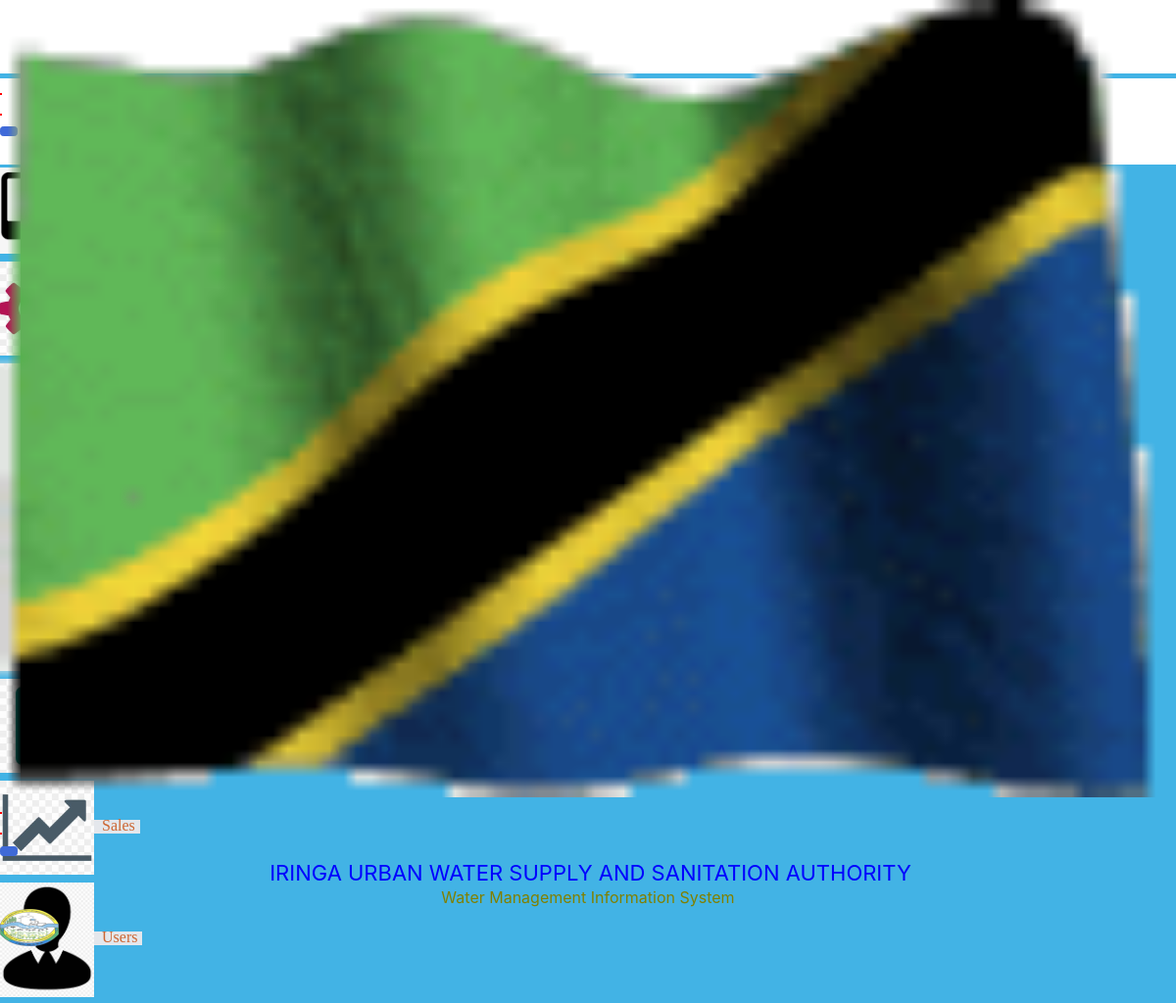
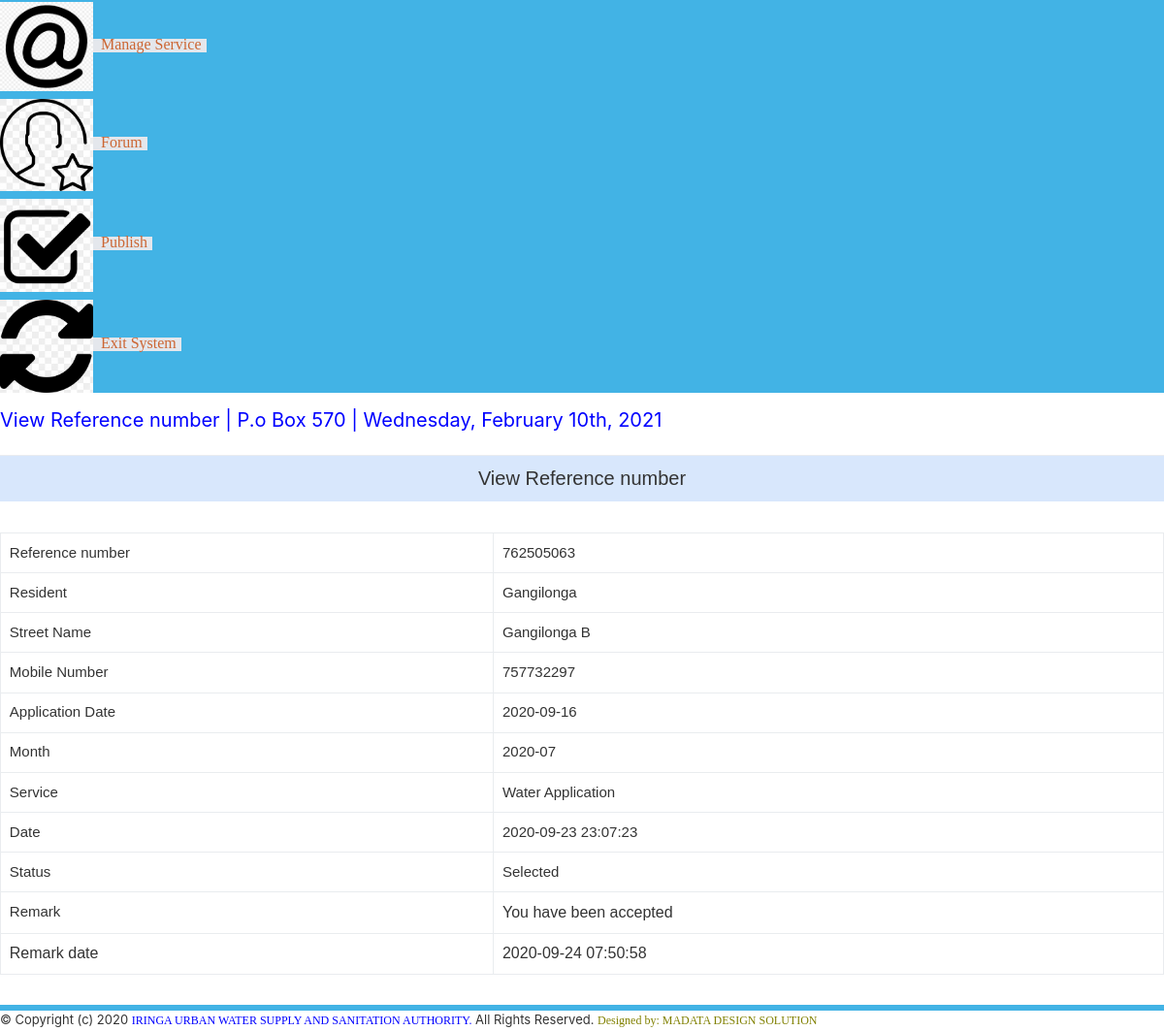
The app's page /admin/view_reference.php?viewid=15 (signed in) with its own data (2 pictures, top to bottom).
### tables this page shows
CREATE TABLE `tblappointment` (
  `ID` int(10) NOT NULL,
  `AptNumber` varchar(80) DEFAULT NULL,
  `Name` varchar(120) DEFAULT NULL,
  `Email` varchar(120) DEFAULT NULL,
  `PhoneNumber` bigint(11) DEFAULT NULL,
  `AptDate` varchar(120) DEFAULT NULL,
  `AptTime` varchar(120) DEFAULT NULL,
  `Services` varchar(120) DEFAULT NULL,
  `ApplyDate` timestamp NULL DEFAULT current_timestamp(),
  `Remark` varchar(250) NOT NULL,
  `Status` varchar(50) NOT NULL,
  `RemarkDate` timestamp NOT NULL DEFAULT '0000-00-00 00:00:00' ON UPDATE current_timestamp()
);

### admin/view_reference.php (the view, shortened to what this page needs)
<?php
include('includes/dbconnection.php');
if(strlen($_SESSION['login'])==0)
{
header('location:index.php');
}
else {
?>
<!doctype html>
<html lang="en">
<head>
<head>
<link rel="stylesheet" href="css/style.css"type="text/css">
<link href="css/main-css.css"rel="stylesheet">
<link href="css/style.min.css" rel="stylesheet">
<link rel="stylesheet" href="css/util-css.css"type="text/css">
<link href="css/bootstrap.css"rel="stylesheet">
<link rel="stylesheet" href="css/style_main.css"type="text/css">
<link rel="stylesheet" href="css/global.css"type="text/css">
<link rel="stylesheet" href="css/table.css"type="text/css">
<link rel="stylesheet" href="css/main-min.css"type="text/css">
<link href="css/dataTable.bootstrap.css"rel="stylesheet">
<link href="css/min.css"rel="stylesheet" />
<link rel="stylesheet" type="text/css" href="css/dataTables.bootstrap4"/>
<link href="css/main.css" rel="stylesheet">
<link href="css/select.min.css"rel="stylesheet">
<link rel="stylesheet" href="css/jquery-ui.css">
<head>
</head>
</head>
<body id="style-6">
<div class="app-container app-theme-white body-tabs-shadow fixed-sidebar fixed-header">
<div class="app-header header-shadow header_banner" style=" height: 80px;">
<div class="app-header__logo">
<div class="">
<img src="img/3.gif" style="width:100%;">
</div>
<div class="header__pane ml-auto">
<div>
<button type="button" class="hamburger close-sidebar-btn hamburger--elastic" data-class="closed-sidebar">
</button>
</div>
</div>
</div>
<div class="app-header__mobile-menu">
<div>
<button type="button" class="hamburger hamburger--elastic mobile-toggle-nav">
</button>
</div>
</div>
<div class="app-header__menu">
<span>
<button type="button" class="btn-icon btn-icon-only btn btn-primary btn-sm mobile-toggle-header-nav">
</button>
</span>
</div>
<div class="app-header__content">
<div class="app-header-left" style="width: 100%; text-align: center;display: block;">
<h3 style="padding-bottom: 0px; margin-bottom: 0px; font-size:22px;color:blue;">IRINGA URBAN WATER SUPPLY AND SANITATION AUTHORITY</h3>
<span style="color:olive; font-size:16px;">Water Management Information System</span>
</div>
<div class="app-header-right">
<div class="header-btn-lg pr-0">
<div class="widget-content p-0">
<div class="widget-content-wrapper">
<div class="widget-content-left">
<div class="btn-group">
<a aria-expanded="false"><img src="img/2.png" class="rounded-circle" width="60"></a>
</div>
</div>
</div>
</div>
</div>
</div></div>
</div>
<div class="app-main" id="style-6"><div class="app-sidebar sidebar-shadow">
<div class="app-header__logo">
<div class="header__pane ml-auto">
<div>
</div>
</div>
</div>
<div class="app-header__mobile-menu">
<div>
</div>
</div>
<div class="app-header__menu"><span>
<button type="button" class="btn-icon btn-icon-only btn btn-primary btn-sm mobile-toggle-header-nav">
</button>
</span>
</div>
<div class="scrollbar-sidebar"style="background: #42B3E5;">
<div class="app-sidebar__inner">
<ul class="vertical-nav-menu">
<li style="margin-top: 25px;" >
<a href="dashboard.php" class="card" style="background-color: #E4E7EC">
<span style="font-size:16px;padding:5px;">Dashboard</span>
</a>
</li>
<li style="margin-top: 5px; font-size: 12px;">
<a href="add_service.php" class="card" style="background-color: #E4E7EC">
<span style="font-size:16px;padding:5px;">Service <span style="float: right"></span>
</a>
</li>
<li style="margin-top: 5px; font-size: 12px;">
<a href="customer_list.php" class="card" style="background-color: #E4E7EC">
<span style="font-size:16px;padding:5px;">Invoice <span style="float: right"></span>
</a>
</li>
<li style="margin-top: 5px; font-size: 12px;">
<a href="search_invoice.php" class="card" style="background-color: #E4E7EC">
<span style="font-size:16px;padding:5px;">Search Invoice  <span style="float: right"></span>
</a>
</li>
<li style="margin-top: 5px; font-size: 12px;">
<a href="search_reference.php" class="card" style="background-color: #E4E7EC">
<span style="font-size:16px;padding:5px;">Search Reference  <span style="float: right"></span>
</a>
</li>
<li style="margin-top: 5px; font-size: 12px;">
<a href="daily_report.php" class="card" style="background-color: #E4E7EC">
<span style="font-size:16px;padding:5px;">Report <span style="float: right"></span>
</a>
</li>
<li style="margin-top: 5px; font-size: 12px;">
<a href="sale_report.php" class="card" style="background-color: #E4E7EC">
<img src="fonts/9.jpg" width="8%">
<span style="font-size:16px;padding:5px;">Sales <span style="float: right"></span>
</a>
</li>
<li style="margin-top: 5px; font-size: 12px;">
<a href="user_account.php" class="card" style="background-color: #E4E7EC">
<span style="font-size:16px;padding:5px;">Users <span style="float: right"></span>
</a>
</li>
<li style="margin-top: 5px; font-size: 12px;">
<a href="manage_service.php" class="card" style="background-color: #E4E7EC">
<img src="fonts/26.png" width="8%">
<span style="font-size:16px;padding:5px;">Manage Service <span style="float: right"></span>
</a>
</li>
<li style="margin-top: 5px; font-size: 12px;">
<a href="water_forum.php" class="card" style="background-color: #E4E7EC">
<img src="fonts/5.jpg" width="8%">
<span style="font-size:16px;padding:5px;">Forum <span style="float: right"></span>
</a>
</li>
<li style="margin-top: 5px; font-size: 12px;">
<a href="news.php" class="card" style="background-color: #E4E7EC">
<img src="fonts/2.jpg" width="8%">
<span style="font-size:16px;padding:5px;">Publish <span style="float: right"></span>
</a>
</li>
<li style="margin-top: 5px; font-size: 12px;">
<a href="index.php" class="card" style="background-color: #E4E7EC">
<img src="fonts/11.jpg" width="8%">
<span style="font-size:16px;padding:5px;">Exit System<span style="float: right"></span>
</a>
</li>
</ul></div>
</div>
</div>
<div class="app-main__outer">
<div class="app-main__inner">
<div class="main-content">
<div class="app-page-title">
<div class="page-title-wrapper">
<div class="page-title-heading">
<div>
<div class="page-title-subheading">
<h5 style="font-size:20px; color:blue;">View Reference number | P.o Box 570 |
<?php
$date = new DateTime();
echo $date->format('l, F jS, Y');
?></h5>
</div>
</div>
</div>
</div>
</div>
<div class="mb-3 card card-shadow-info">
<div class="card-body">
<div class="tab-content">
<div class="tab-pane active" role="tabpanel">
<table class="table">
<tr class="form4">
<td colspan="3"align="center"style="font-size:20px;">View Reference number</td>
</tr>
</table>
<div class="row">
<div class="col-md-12">
<div class="panel panel-default">
<div class="panel-body">
<div class="table-responsive bs-example widget-shadow">
<?php
$cid=$_GET['viewid'];
$ret=mysqli_query($con,"select * from tblappointment where ID='$cid'");
while ($row=mysqli_fetch_array($ret)) {
?>
<table class="table table-bordered">
<tr>
<td style="font-size: 15px;">Reference number</td>
<td style="font-size: 15px;"><?php  echo $row['AptNumber'];?></td>
</tr>
<tr>
<td style="font-size: 15px;">Resident</td>
<td style="font-size: 15px;"><?php  echo $row['Name'];?></td>
</tr>
<tr>
<td style="font-size: 15px;">Street Name</td>
<td style="font-size: 15px;"><?php  echo $row['Email'];?></td>
</tr>
<tr>
<td style="font-size: 15px;">Mobile Number</td>
<td style="font-size: 15px;"><?php  echo $row['PhoneNumber'];?></td>
</tr>
<tr>
<td style="font-size: 15px;">Application Date</td>
<td style="font-size: 15px;"><?php  echo $row['AptDate'];?></td>
</tr>
<tr>
<td style="font-size: 15px;">Month</td>
<td style="font-size: 15px;"><?php  echo $row['AptTime'];?></td>
</tr>
 <tr>
<td style="font-size: 15px;">Service</td>
<td style="font-size: 15px;"><?php  echo $row['Services'];?></td>
</tr>
<tr>
<td style="font-size: 15px;">Date</td>
<td style="font-size: 15px;"><?php  echo $row['ApplyDate'];?></td>
 </tr>
 <tr>
<td style="font-size: 15px;">Status</td>
<td style="font-size: 15px;"> <?php
if($row['Status']=="1")
{
echo "Selected";
}
;?></td>
</tr>
<?php if($row['Remark']==""){ ?>
<form name="submit" method="post" enctype="multipart/form-data">
<tr>
<td  style="font-size: 15px;">Remark :</td>
<td  style="font-size: 15px;">
<textarea name="remark" placeholder="" rows="12" cols="14" class="form-control wd-450" required="true"  style="font-size: 16px;"></textarea></td>
</tr>
<tr>
<td  style="font-size: 15px;">Status :</td>
<td>
<select name="status" class="form-control wd-450" required="true" style="font-size: 16px; height: 30px;">
<option value="1" selected="true">Selected</option>
<option value="2">Rejected</option>
</select></td>
</tr>
<tr align="center">
<td colspan="2"><button type="submit" name="submit" class="btn btn-az-primary pd-x-20" style="font-size: 18px;">Verify</button>
</td>
</tr>
</form>
<?php } else { ?>
<tr>
<td style="font-size: 15px;">Remark</td>
<td style="font-size: 16px;"><?php echo $row['Remark']; ?></td>
</tr>
<tr>
<td style="font-size: 16px;">Remark date</td>
<td style="font-size: 16px;"><?php echo $row['RemarkDate']; ?>  </td></tr>
<?php } ?>
<?php } ?>
</div></div></div></div></div></table>
</div>
</div>
</div>
</div>
</div></div>
<div class="app-wrapper-footer" style="border-top: 6px solid #42B3E5; margin-top: 15px;">
<div class="app-footer">
<div class="app-footer__inner">
<div class="app-footer-left"style="font-size:13px;">
© Copyright (c) 2020 <a href=""style="color:blue;">IRINGA URBAN WATER SUPPLY AND SANITATION AUTHORITY.</a> All Rights Reserved. <a href=""style="color:olive;"> Designed by: MADATA DESIGN SOLUTION</a>
</div>
</div>
</div>
</div>
</div>
</body>
</html>
<?php } ?>

### admin/css/main-css.css (style rules this page uses)
* { margin: 0px; padding: 0px; box-sizing: border-box; }
body, html { height: 100%; font-family: Poppins-Regular, sans-serif; }
a { font-family: Poppins-Regular; font-size: 14px; line-height: 1.7; color: #666666; margin: 0px; transition: all 0.4s; -webkit-transition: all 0.4s; -o-transition: all 0.4s; -moz-transition: all 0.4s; }
h1,h2,h3,h4,h5,h6 { margin: 0px; }
ul, li { margin: 0px; list-style-type: none; }
button { outline: none !important; border: none; background: transparent; }

### admin/css/style_main.css (style rules this page uses)
BODY { font-family: Verdana, Arial, Helvetica, sans-serif; color: #000000; border: 0; scrollbar-face-color: #E0E0E0; scrollbar-shadow-color: #C0C0C0; scrollbar-highlight-color: #C0C0C0; scrollbar-3dlight-color: #C0C0C0; scrollbar-darkshadow-color: #C0C0C0; scrollbar-track-color: #E0E0E0; scrollbar-arrow-color: #000000; }
H3 { font-family: Verdana, Arial, Helvetica, sans-serif; font-size: 11px; font-weight: normal; color: #000000; margin-bottom: 5px; margin-left: 5px; }
TD { font-family: Verdana, Arial, Helvetica, sans-serif; font-size: 11px; vertical-align: top; cursor: default; }
BUTTON { border: #ff0000 1px solid; font-family: Verdana, Arial, Helvetica, sans-serif; font-size: 8px; behavior: url(mouseover.htc); }
a { text-decoration: none; border: 0; font-size: 12px; color: #0033aa; }
.form4 { background-color: rgba(128, 179, 246, 0.31); }

### admin/css/global.css (style rules this page uses)
html body { color:#333333 }
html>body { color:#333333 }
a:link { color: #CC6633; }
ul { list-style: none; }
ul li { padding-top:3px; }
H3 { font-family: Verdana, Arial, Helvetica, sans-serif; font-size: 16px; font-weight: normal; color: #000000; margin-bottom: 5px; margin-left: 5px; }

### admin/view_reference.php (style rules this page uses)
.app-footer-left { display: block !important; }
.header_banner { border-bottom: 5px solid #42B3E5; position: relative; }
.app-page-title { padding: 8px 30px 8px 30px; margin: -8px -30px 8px; position: relative; }
.form4 { background-color: rgba(128, 179, 246, 0.31); }
td { font-family: Verdana, Arial, Helvetica, sans-serif;font-size: 11px;vertical-align: top;cursor: default; }
a:link { color: #CC6633; }

### records on screen
tblappointment: AptNumber "762505063", Name "Gangilonga", Email "Gangilonga B", PhoneNumber "757732297", AptDate "2020-09-16", AptTime "2020-07", Services "Water Application", ApplyDate "2020-09-23 23:07:23", Status "Selected", Remark "You have been accepted", RemarkDate "2020-09-24 07:50:58"
